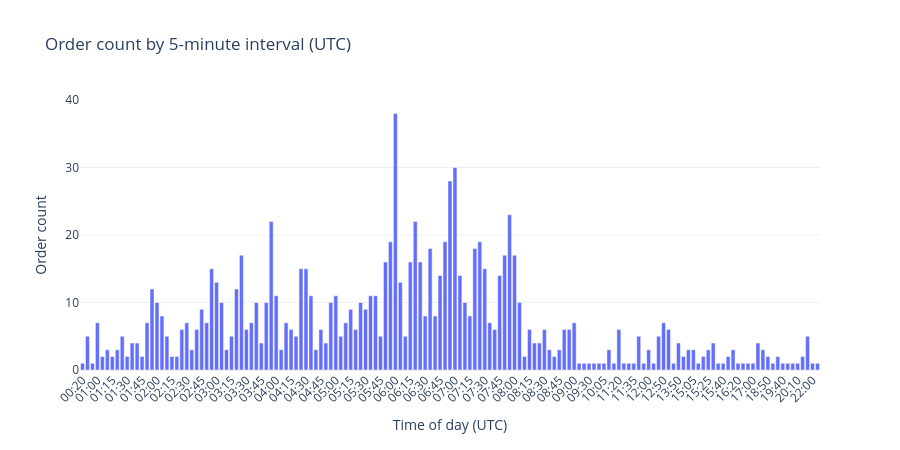

The code cell stored with this chart in its notebook:
### Code cell
local_orders = polybot_all['order_timestamp'].dt.tz_convert('utc')
time_of_day = local_orders.dt.floor('5min').dt.time
order_counts_5min = time_of_day.value_counts().sort_index()
order_counts_5min.index = [t.strftime('%H:%M') for t in order_counts_5min.index]

fig_time = go.Figure()
fig_time.add_trace(go.Bar(
    x=order_counts_5min.index,
    y=order_counts_5min.values,
    name='Orders'
))
fig_time.update_layout(
    title='Order count by 5-minute interval (UTC)',
    xaxis_title='Time of day (UTC)',
    yaxis_title='Order count',
    template='plotly_white', height=450,
    xaxis=dict(tickangle=-45),
)
fig_time.show()

### Figure 1 — Plotly figure (JSON) as saved in the notebook; plotly's stock layout.template omitted (floating-point values rounded to 4 significant figures; data arrays with more than 128 entries replaced by an {"elided": "..."} marker saying what was removed)
{"data": [{"name": "Orders", "type": "bar", "x": {"elided": "149 str values"}, "y": {"elided": "149 int values"}}], "layout": {"height": 450, "title": {"text": "Order count by 5-minute interval (UTC)"}, "xaxis": {"tickangle": -45, "title": {"text": "Time of day (UTC)"}}, "yaxis": {"title": {"text": "Order count"}}}}
